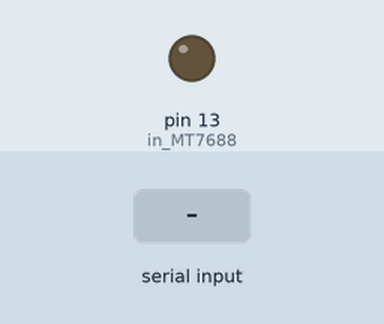
The sketch below on a simulated Arduino Mega 2560, built with avr-gcc and run on an emulated ATmega2560. Parts: output pins drawn as LEDs (lit = HIGH). Inputs (shaded band) come from the test bench.

Above: at 1.2 s.
1.3 s: "1" received over the second serial link
At 2.2 s:
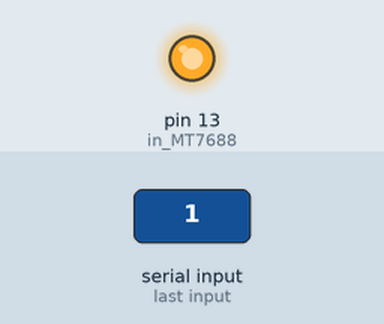
2.8 s: "0" received over the second serial link
At 3.3 s:
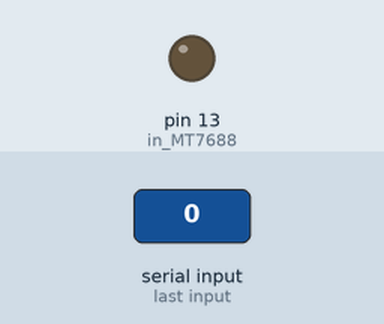
Timing chart, 0 to 5.8 s (numbered marks = the images above; inputs shaded):
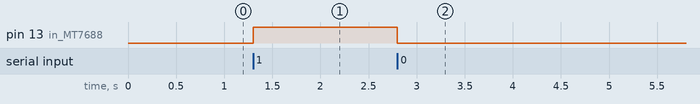

The sketch:

blink.ino
```cpp
void setup() {
    Serial.begin(115200);  // open serial connection to USB Serial
                           //port(connected to your computer)
    Serial1.begin(57600);  // open internal serial connection to
                           //MT7688

    pinMode(13, OUTPUT); // in MT7688, this maps to device
}

void loop() {
    int c = Serial1.read();      // read from MT7688
    if (c != -1) {
        switch(c) {
            case '0':                // turn off D13 when receiving "0"
                digitalWrite(13, 0);
                break;
            case '1':                // turn on D13 when receiving "1"
                digitalWrite(13, 1);
                break;
        }
    }
}
```

Measured:
- after the input at 1.3 s, pin 13 (in_MT7688): LOW → HIGH at once
- after the input at 2.8 s, pin 13 (in_MT7688): HIGH → LOW at once
